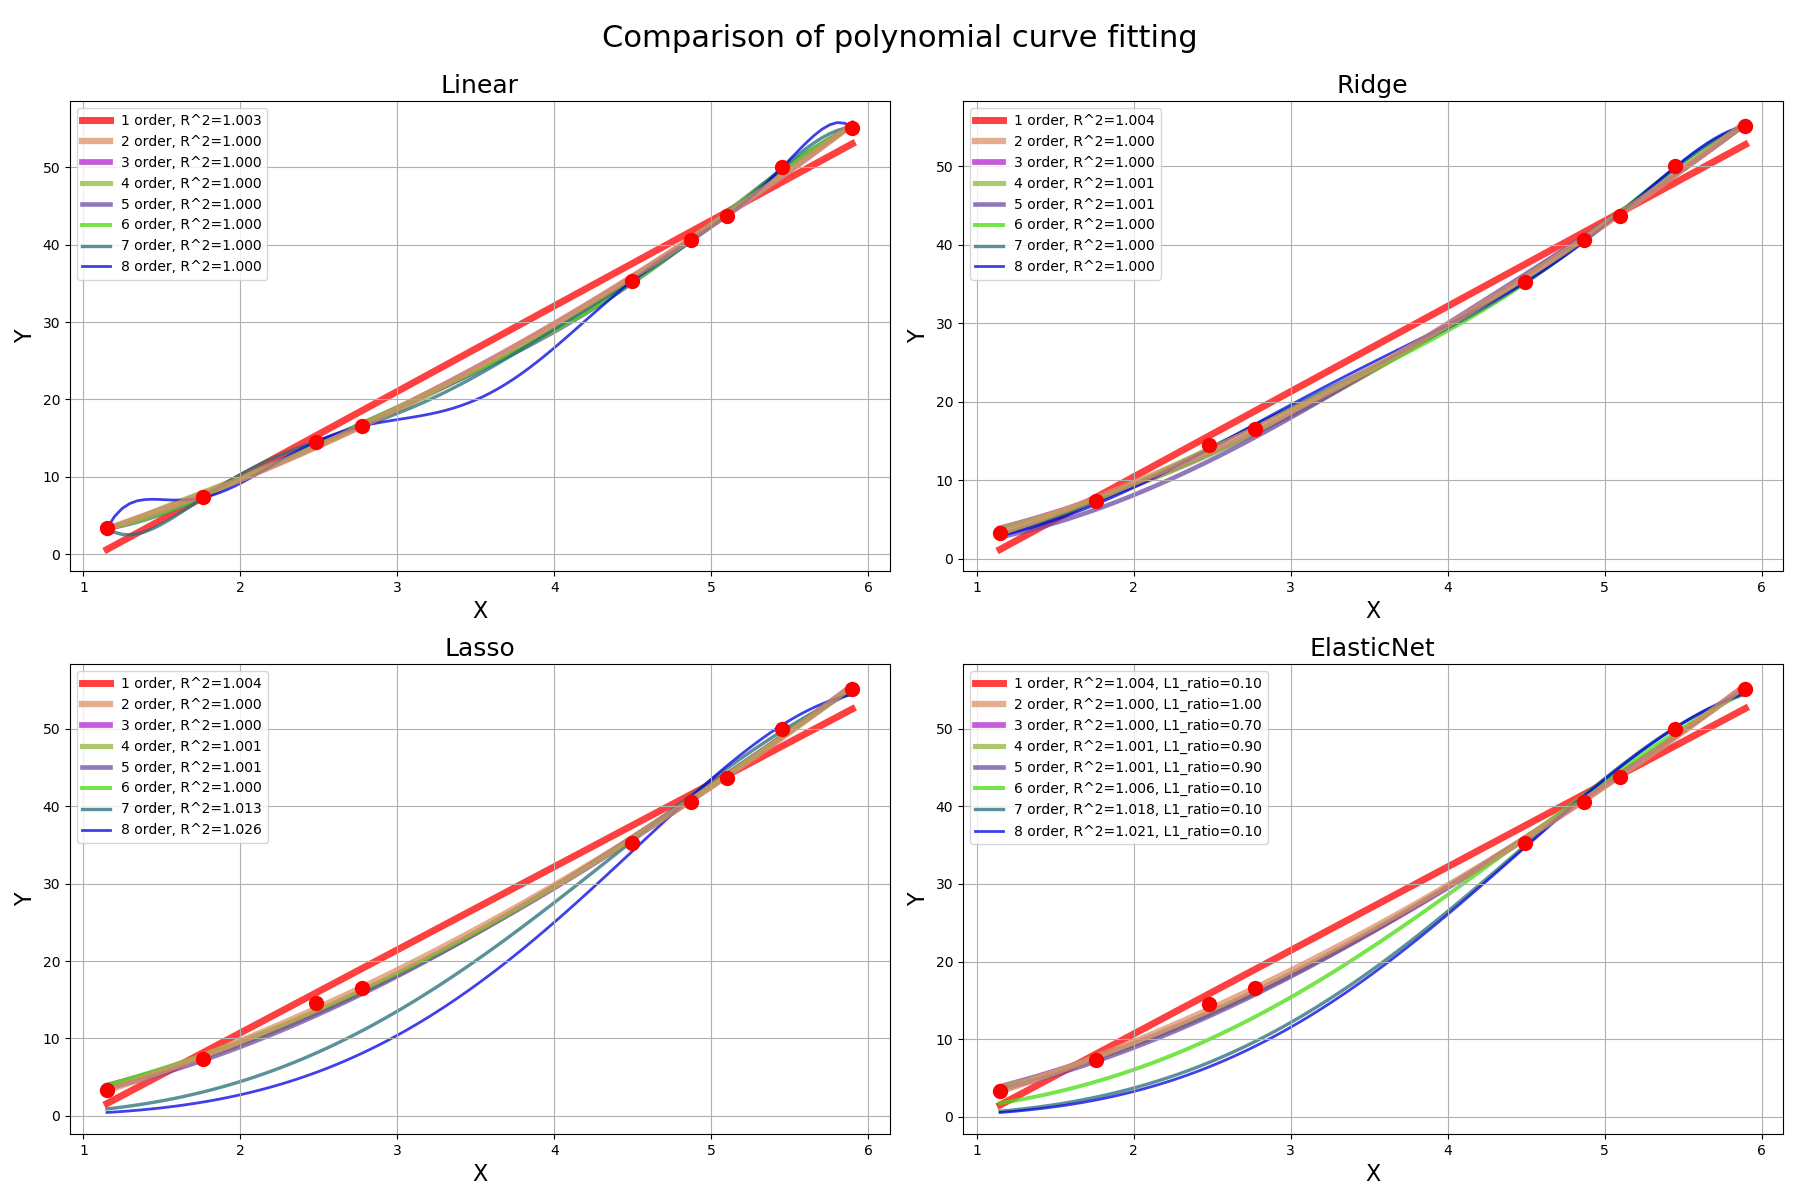

Write Python code to recreate this figure.
#!/usr/bin/env python
# -*- coding:utf-8 -*-
from __future__ import division
import numpy as np
import matplotlib as mpl
import matplotlib.pyplot as plt
from sklearn.linear_model import LinearRegression, LassoCV, RidgeCV, ElasticNetCV
from sklearn.pipeline import Pipeline
import warnings
from sklearn.exceptions import ConvergenceWarning
from sklearn.preprocessing import PolynomialFeatures


def xss(y, y_hat):
    y = y.ravel()
    y_hat = y_hat.ravel()
    tss = (y - np.average(y)**2).sum()
    rss = ((y_hat - y)**2).sum()
    ess = ((y_hat - np.average(y))**2).sum()
    r2 = 1 - rss /tss
    tss_list.append(tss)
    rss_list.append(rss)
    ess_list.append(ess)
    ess_rss_list.append(rss + ess)

    corr_coef = np.corrcoef(y, y_hat)[0, 1]
    return r2, corr_coef


if __name__ == '__main__':
    warnings.filterwarnings(action='ignore', category=ConvergenceWarning)
    np.random.seed(0)
    np.set_printoptions(linewidth=300)
    N = 9
    Max = 6
    x = np.linspace(0, Max, N) + np.random.randn(N)
    x.sort()
    y = x**2 + 4*x - 3 + np.random.randn(N)
    x.shape = -1, 1
    y.shape = -1, 1
    
    print("x:", x)
    print("y:", y)

    models = [
        Pipeline([
            ('poly', PolynomialFeatures()),
            ('linear', LinearRegression(fit_intercept=False))
        ]),
        Pipeline([
            ('poly', PolynomialFeatures()),
            ('linear', RidgeCV(alphas=np.logspace(-3, 2, 50), fit_intercept=False))
        ]),
        Pipeline([
            ('poly', PolynomialFeatures()),
            ('linear', LassoCV(alphas=np.logspace(-3, 2, 50), fit_intercept=False))
        ]),
        Pipeline([
            ('poly', PolynomialFeatures()),
            ('linear', ElasticNetCV(alphas=np.logspace(-3, 2, 50), fit_intercept=False,
                                    l1_ratio=[0.1, 0.5, 0.7, 0.9, 0.95, 0.99, 1]))
        ]),
    ]

    #mpl.rcParams['font.sans-serif'] = [u'SimHei']
    #mpl.rcParams['axes.unicode_minus'] = False
    np.set_printoptions(suppress=True)

    plt.figure(figsize=(18, 12), facecolor='w')
    order_pool = np.arange(1, N, 1)
    m = order_pool.size
    colors = []
    for c in np.linspace(16711680, 225, m):
        colors.append('#%06x' % int(c))

    line_width = np.linspace(5, 2, m)

    titles = ['Linear', 'Ridge', 'Lasso', 'ElasticNet']
    tss_list = []
    rss_list = []
    ess_list = []
    ess_rss_list = []

    for t in range(4):
        model = models[t]
        plt.subplot(2, 2, t+1)
        plt.plot(x, y, 'ro', ms=10, zorder=N)
        for i, d in enumerate(order_pool):
            model.set_params(poly__degree=d)
            model.fit(x, y.ravel())
            lin = model.get_params('linear')['linear']
            output = u"%s: %d阶系数为：" % (titles[t], d)
            if hasattr(lin, 'alpha_'):
                idx = output.find(u'系数')
                output = output[:idx] + ('alpha=%.6f' % lin.alpha_) + output[idx:]
            if hasattr(lin, 'l1_ratio_'):
                idx = output.find(u'系数')
                output = output[:idx] + ('l1_ratio=%.6f' % lin.l1_ratio_) + output[idx:]
            print(output, lin.coef_.ravel())

            x_hat = np.linspace(x.min(), x.max(), num=100)
            x_hat.shape = -1, 1
            y_hat = model.predict(x_hat)
            score = model.score(x, y)
            r2, corr_coef = xss(y, model.predict(x))

            z = N - 1 if (d == 2) else 0
            label = '%d order, R^2=%.3f' % (d, r2)
            if hasattr(lin, 'l1_ratio_'):
                label += ', L1_ratio=%.2f' % lin.l1_ratio_
            plt.plot(x_hat, y_hat, color=colors[i], lw=line_width[i], alpha=0.75, label=label, zorder=z)

        plt.legend(loc='upper left')
        plt.grid(True)
        plt.title(titles[t], fontsize=18)
        plt.xlabel('X', fontsize=16)
        plt.ylabel('Y', fontsize=16)

    plt.tight_layout(1, rect=(0, 0, 1, 0.95))
    plt.suptitle('Comparison of polynomial curve fitting', fontsize=22)
    plt.savefig("Comparison_of_polynomial_curve_fitting.png")
    plt.show()

    y_max = max(max(tss_list), max(ess_rss_list)) * 1.05
    plt.figure(figsize=(9, 7), facecolor='w')
    t = np.arange(len(tss_list))
    plt.plot(t, tss_list, 'ro-', lw=2, label='TSS(Total Sum of Squares)')
    plt.plot(t, ess_list, 'mo-', lw=1, label='ESS(Explained Sum of Squares)')
    plt.plot(t, rss_list, 'bo-', lw=1, label='RSS(Residual Sum of Squares)')
    plt.plot(t, ess_rss_list, 'go-', lw=2, label='ESS+RSS')
    plt.ylim(0, y_max)
    plt.legend(loc='center right')
    plt.xlabel('/Ridge/LASSO/Elastic Net', fontsize=15)
    plt.ylabel('XSS', fontsize=15)
    plt.title('TSS', fontsize=18)
    plt.grid(True)
    plt.savefig("TSS.png")
    plt.show()
    







